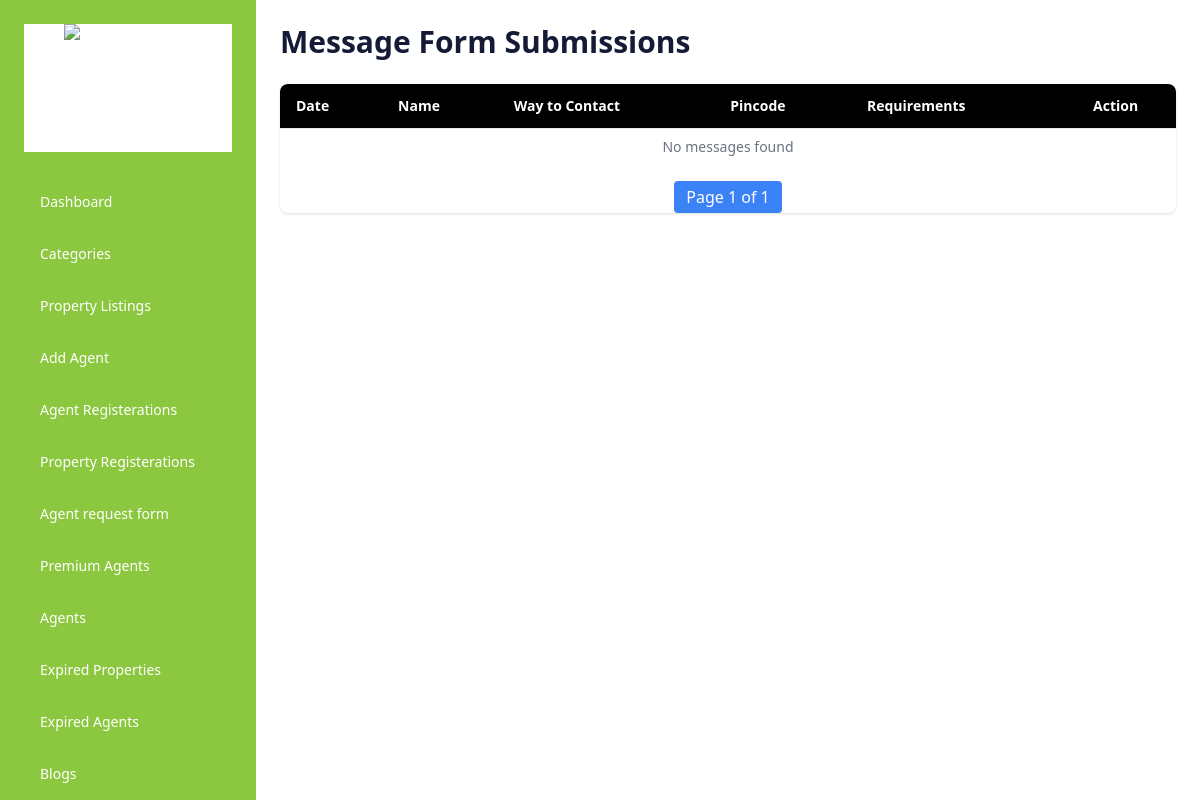
/admin_panel/admin_message (signed in), run on an earlier commit of the app's database.
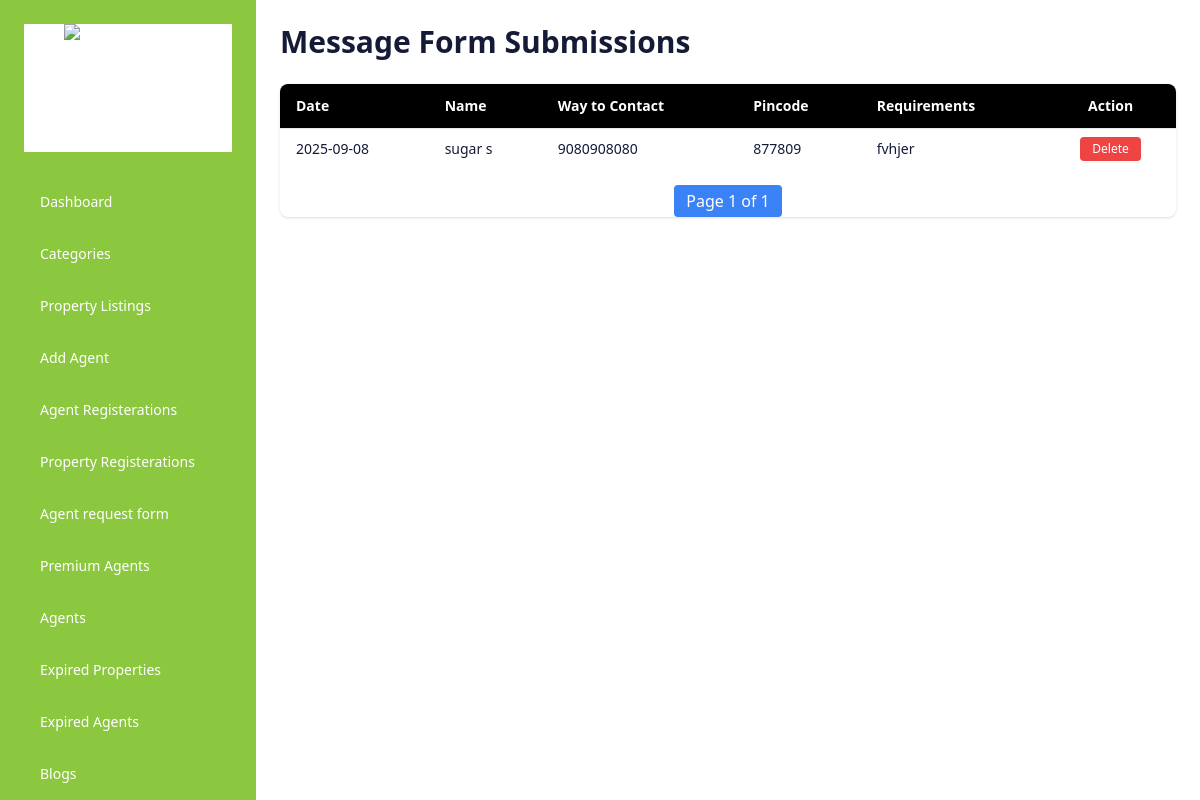
And on a later commit of the database.
### agents/models.py (models this page shows, shortened)
class Inbox(models.Model):
    name = models.CharField(max_length=50)
    pin_code = models.CharField(max_length=50)
    contact = models.CharField(max_length=50)
    messages_text = models.TextField()
    created_at = models.DateTimeField(auto_now_add=True)
    is_read = models.BooleanField(default=False)  #
    is_removed = models.BooleanField(default=False)

### developer/views.py (the view)
# urls.py: path('admin_message', views.admin_message, name="admin_message"),
@never_cache
@user_passes_test(superuser_required, login_url='superuser_login_view')
def admin_message(request):
    message_list = Inbox.objects.all().order_by("-created_at")  # latest first
    paginator = Paginator(message_list, 2)
    page_number = request.GET.get("page")
    page_obj = paginator.get_page(page_number)
    return render(request, 'admin_messagebox.html', {'page_obj': page_obj})

### developer/views.py (called while the page is built)
def superuser_required(user):
    return user.is_authenticated and user.is_superuser

### developer/templates/admin_messagebox.html (shortened to what the changed rows need)
{% load static %}
<!DOCTYPE html>
<html lang="en">
<head>
  <script src="https://cdn.tailwindcss.com"></script>
</head>
<body class="bg-white text-[#151a37] font-sans">
  <div class="flex min-h-screen">
<main class="ml-64 p-6 w-full">
  <h1 class="text-3xl font-bold mb-6">Message Form Submissions</h1>
<div class="overflow-x-auto bg-white rounded-lg shadow">
  <table class="min-w-full divide-y divide-gray-200 text-sm">
    <thead class="bg-black text-left text-white">
      <tr>
        <th class="px-4 py-3">Date</th>
        <th class="px-4 py-3">Name</th>
        <th class="px-4 py-3">Way to Contact</th>
        <th class="px-4 py-3">Pincode</th>
        <th class="px-4 py-3">Requirements</th>
        <th class="px-4 py-3 text-center">Action</th>
      </tr>
    </thead>
    <tbody class="divide-y divide-gray-200">
      {% for msg in page_obj %}
      <tr>
        <td class="px-4 py-2">{{ msg.created_at|date:"Y-m-d" }}</td>
        <td class="px-4 py-2">{{ msg.name }}</td>
        <td class="px-4 py-2">{{ msg.contact }}</td>
        <td class="px-4 py-2">{{ msg.pin_code }}</td>
        <td class="px-4 py-2">{{ msg.messages_text }}</td>
        <td class="px-4 py-2 text-center">
          <form action="{% url 'delete_message' msg.id %}" method="post" style="display:inline;">
            <button type="submit"
              class="bg-red-500 text-white px-3 py-1 rounded hover:bg-red-600 text-xs"
              onclick="return confirm('Are you sure you want to delete this message?')">
              Delete
            </button>
          </form>
        </td>
      </tr>
      {% empty %}
      <tr>
        <td colspan="6" class="px-4 py-2 text-center text-gray-500">No messages found</td>
      </tr>
      {% endfor %}
    </tbody>
  </table>
</div>
</main>
    </div>
    </body>
    </html>

What changed in the data, as far as the page shows it:
added Inbox: created_at "2025-09-08", name "sugar s", contact "9080908080", pin_code "877809", messages_text "fvhjer"
Also different on the page:
text no longer shown: "No messages found"
